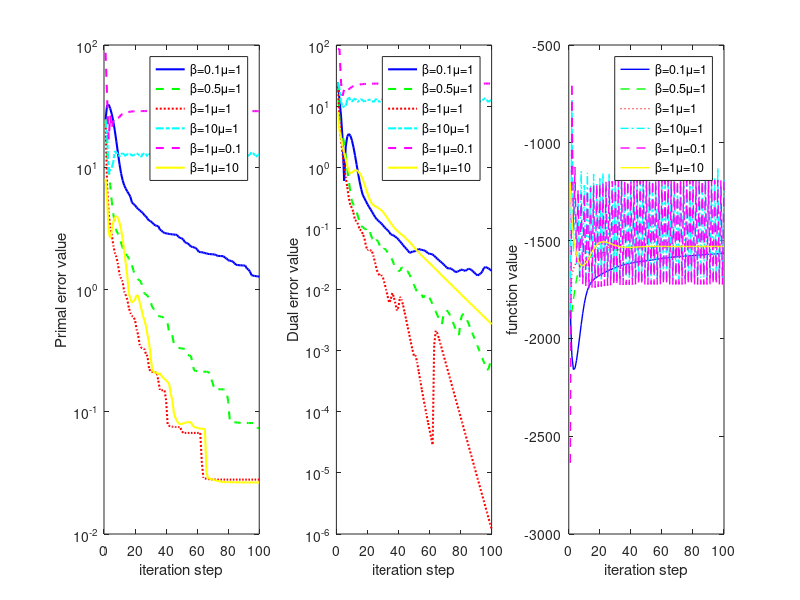

Here is the MATLAB script that generated this plot:
function PlotFigure2()
isupdata=false;
if isupdata%If there is no data, recalculate.
    data='100';
    method='New';

    % different parameters
    mu=[1,1,1,1,0.1,10];
    beta=[0.1,0.5,1,10,1,1];

    A=struct();A.Oe=[];A.Ce=[];A.Fe=[];
    A.TTprimal=cell(length(beta),1);
    A.new_s=100;
    for k=1:length(beta)
        obj=Algorithms(data,method);
        obj.Method.beta=beta(k);
        obj.Method.mu=mu(k);
        A.TTprimal{k}=strcat('\beta=',num2str(beta(k)),'\mu=',num2str(mu(k)));

        [Oe,Ce,Fe]=Solve_All_convergence(obj,A.new_s);
        A.Oe=[A.Oe;Oe];A.Ce=[A.Ce;Ce];A.Fe=[A.Fe;Fe];
    end

    save('result/Figure2.mat','A')
end

load('result/Figure2.mat','A')
linestyle = {'-', '--', ':', '-.','--','-'};
colors = {'b', 'g', 'r', 'c', 'm', 'y', 'k'};
figure;
for k=1:length(A.TTprimal)
    subplot(1,3,1)
    plot(1:A.new_s,A.Oe(k,:),'-','linewidth',1.5,'LineStyle', linestyle{k}, 'Color', colors{k});hold on;
    subplot(1,3,2)
    plot(1:A.new_s,A.Ce(k,:),'-','linewidth',1.5,'LineStyle', linestyle{k}, 'Color', colors{k});hold on;
    subplot(1,3,3)
    plot(1:A.new_s,A.Fe(k,:),'-','linewidth',1,'LineStyle', linestyle{k}, 'Color', colors{k});hold on;

end
subplot(1,3,1)
ylabel('Primal error value')
xlabel('iteration step')
legend(A.TTprimal)
set(gca,'YScale', 'log');
subplot(1,3,2)
ylabel('Dual error value')
xlabel('iteration step')
legend(A.TTprimal)
set(gca,'YScale', 'log');
subplot(1,3,3)
ylabel('function value')
xlabel('iteration step')
legend(A.TTprimal)
%set(gca,'YScale', 'log');
end
